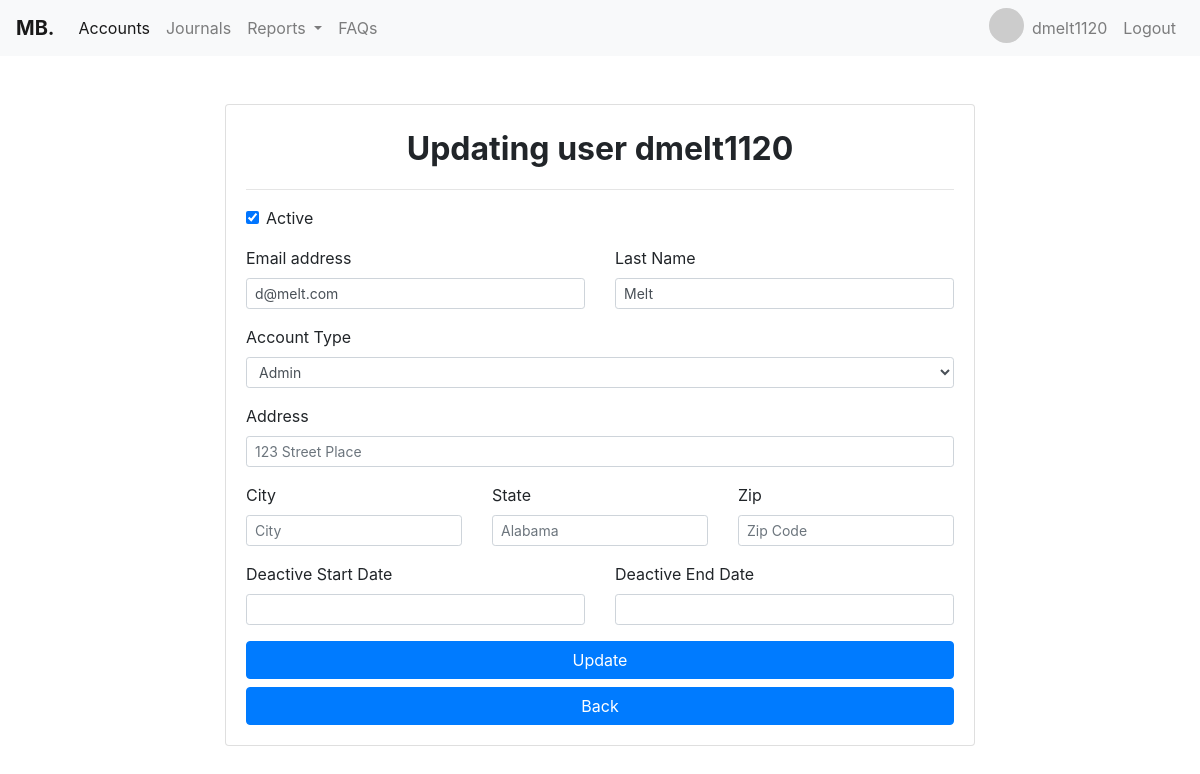
Page /userpage/1 on the committed database.
### register/models.py (models this page shows, shortened)
class User(AbstractBaseUser):
    user_types = (
        (1, "Accountant"),
        (2, "Manager"),
        (3, "Admin"),
    )
    security_questions = (
        (1, "Whats is your mother maiden name?"),
        (2, "What is your favorite color?"),
        (3, "What is your biggest fear?"),
    )
    email = models.EmailField(
        verbose_name='email address',
        max_length=255,
        unique=True,
    )
    first_name = models.CharField(max_length=255)
    last_name = models.CharField(max_length=255)
    username = models.CharField(max_length=255)
    active = models.BooleanField(default=False)
    staff = models.BooleanField(default=False)
    admin = models.BooleanField(default=False)
    date_joined = models.DateField(auto_now_add=True)
    password_expiration = models.IntegerField(default=0)
    user_type = models.IntegerField(choices=user_types, default=1)
    date_of_birth = models.DateField(null=True)
    security_question = models.IntegerField(
        choices=security_questions, null=True)
    security_answer = models.CharField(max_length=100, null=True)
    deactive_time_start = models.DateField(null=True, blank=True)
    deactive_time_end = models.DateField(null=True, blank=True)
    address = models.CharField(max_length=150, blank=True)
    zip_code = models.CharField(max_length=12, blank=True)
    city = models.CharField(max_length=50, blank=True)
    state = models.CharField(max_length=50, blank=True)
    USERNAME_FIELD = 'email'
    REQUIRED_FIELDS = ['first_name', 'last_name',
                       'date_of_birth', 'security_question',
                       'security_answer', 'user_type']
    objects = UserManager()
    class Meta:
        ordering = ['-date_joined']

### register/views.py (the view, shortened to what this page needs)
# urls.py: path('userpage/<int:pk>', views.UserProfileUpdateView.as_view(),
class UserProfileUpdateView(UpdateView):
    model = User
    fields = ['email', 'last_name', 'user_type', 'active',
              'address', 'city', 'zip_code', 'state', 'deactive_time_start',
              'deactive_time_end']
    success_url = reverse_lazy('userprofiles')
    template_name = "register/updateuser.html"

### register/templates/register/updateuser.html (shortened to what this page needs)
{% extends "accounting/base.html"%}
{% load widget_tweaks %}
{% block content %}
<div class="global-container mt-5">
    <div class="card login-form">
        <div class="card-body">
            <p class="card-title text-center size-header"><strong>Updating user {{user.username}}</strong></p>
            <hr>
            <div class="card-text">
                <form action="" method="post" id="registerForm">
                    <div class="form-check mb-3">
                        {% render_field form.active class="form-check-input" type="checkbox" %}
                        <label class="form-check-label" for="defaultCheck1">
                            Active
                        </label>
                    </div>
                    <div class="row">
                        <div class="form-group col">
                            <label for="email">Email address</label>
                            {% render_field form.email class="form-control form-control-sm" type="email" placeholder="name@domain.com" %}
                        </div>
                        <div class="form-group col">
                            <label for="lastName">Last Name</label>
                            {% render_field form.last_name class="form-control form-control-sm" type="text" placeholder="Last Name" %}
                        </div>
                    </div>
                    <div class="form-group">
                        <label for="user_type">Account Type</label>
                        {% render_field form.user_type class="form-control form-control-sm" type="select" %}
                    </div>
                    <div class="form-group">
                        <label for="address">Address</label>
                        {% render_field form.address class="form-control form-control-sm" type="text" autocomplete="on" placeholder="123 Street Place" %}
                    </div>
                    <div class="row">
                        <div class="form-group col">
                            <label for="city">City</label>
                            {% render_field form.city class="form-control form-control-sm" type="text" autocomplete="on" placeholder="City"%}
                        </div>
                        <div class="form-group col">
                            <label for="state">State</label>
                            {% render_field form.state class="form-control form-control-sm" type="text" autocomplete="on" placeholder="Alabama" %}
                        </div>
                        <div class="form-group col">
                            <label for="zip">Zip</label>
                            {% render_field form.zip_code class="form-control form-control-sm" type="text" placeholder="Zip Code"%}
                        </div>
                    </div>
                    <div class="row">
                        <div class="form-group col">
                            <label for="city">Deactive Start Date</label>
                            {% render_field form.deactive_time_start class="form-control form-control-sm" id="dob" type="text" %}
                        </div>
                        <div class="form-group col">
                            <label for="state">Deactive End Date</label>
                            {% render_field form.deactive_time_end class="form-control form-control-sm" id="dob2" type="text" %}
                        </div>
                    </div>
                    <button type="submit" class="btn btn-primary btn-block">Update</button>
                    <a href="{% url 'userprofiles' %}" class="btn btn-primary btn-block">Back</a>
                </form>
            </div>
        </div>
    </div>
</div>
{% endblock %}

### accounting/templates/accounting/navbar.html (shortened to what this page needs)
{% if user.user_type == 3 %}
<nav class="navbar navbar-expand-lg navbar-light bg-light">
    <a class="navbar-brand" href="{% url 'home' %}"><strong>MB.</strong></a>
    <div class="collapse navbar-collapse" id="navbarNavDropdown">
        <ul class="navbar-nav mr-auto">
            <li class="nav-item active">
                <a class="nav-link" href="{% url 'accounthome' %}">Accounts<span class="sr-only">(current)</span></a>
            </li>
            <li class="nav-item">
                <a class="nav-link" href="{% url 'journal' %}">Journals</a>
            </li>
            <li class="nav-item dropdown">
                <a class="nav-link dropdown-toggle" href="#" id="navbarDropdownMenuLink" data-toggle="dropdown"
                    aria-haspopup="true" aria-expanded="false">
                    Reports
                </a>
            </li>
            <li class="nav-item">
                <a class="nav-link" href="{% url 'faqs' %}">FAQs</a>
            </li>
        </ul>
        <ul class="navbar-nav">
            <li class="nav-item">
                <img src="https://ui-avatars.com/api/?name=John+Doe" alt="Avatar" class="avatar">
            </li>
            <li class="nav-item">
                <a class="nav-link" href="#">{{user.username}}</a>
            </li>
            <li class="nav-item">
                <a class="nav-link" href="{% url 'logout' %}">Logout</a>
            </li>
        </ul>
    </div>
</nav>
{% endif %}

### accounting/templates/accounting/navbar.html (style rules this page uses)
.avatar { vertical-align: middle; width: 35px; height: 35px; border-radius: 50%; }

### register/templates/register/updateuser.html (style rules this page uses)
.global-container { height: 100%; width: 100%; display: flex; justify-content: center; align-items: center; }
.card { width: 750px; }
.size-header { font-size: xx-large; }

### rows in the picture
User: username "dmelt1120", active "☑", email "d@melt.com", last_name "Melt", user_type "Admin"
